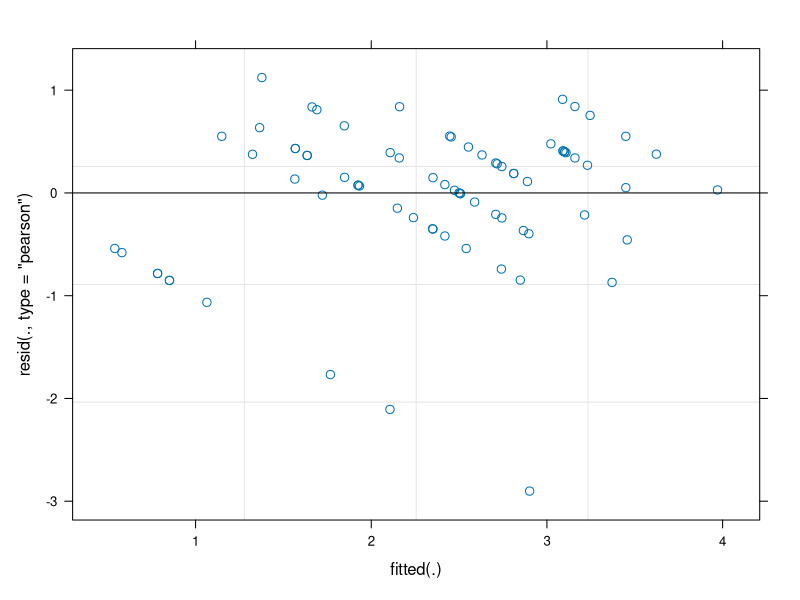
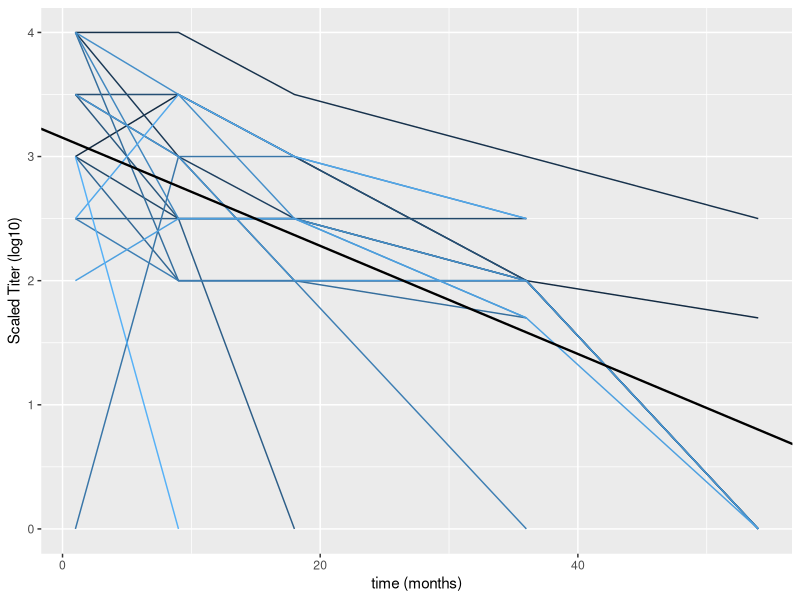
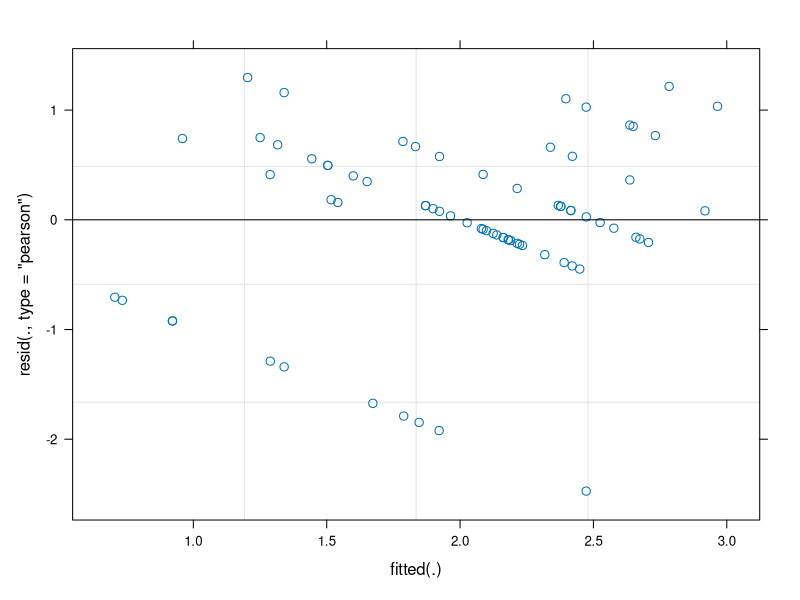
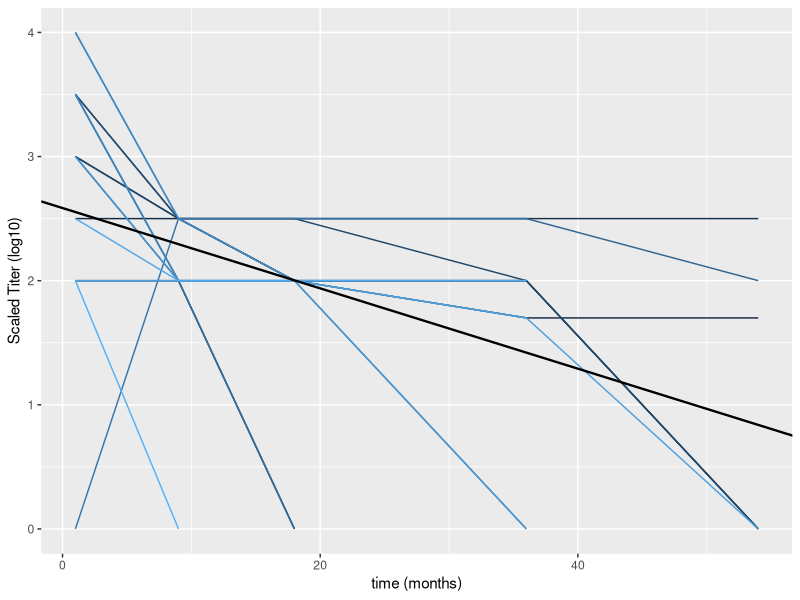
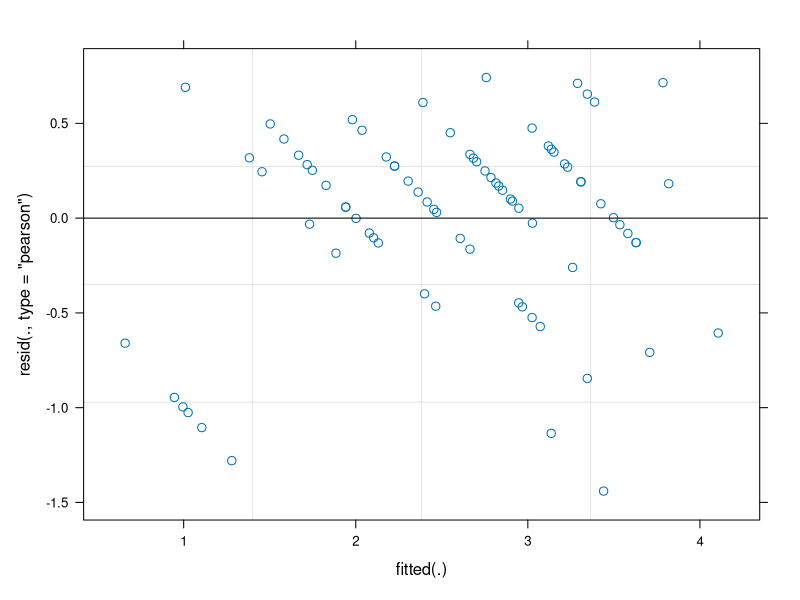
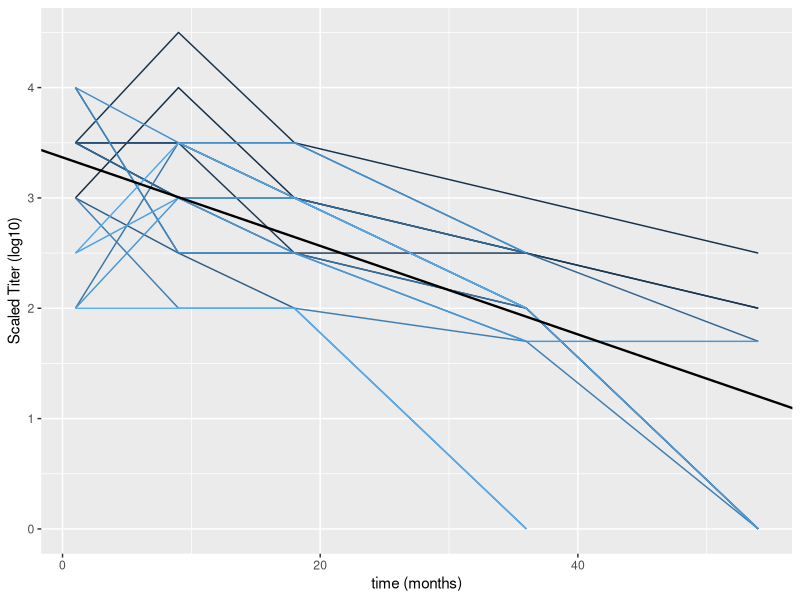

R code for these plots, in order:
#' Estimating the rate at which individuals drop an antibody dilution titre level
#' Using data from a point source outbreak (Lupidi et al) 
#' Collected data over five time points (a-e) over 5-year period from 18 individuals
#' Three different serovars
#' E Rees
#' 

library(tidyverse)
library(lme4)

## Read in data
dat <- read_csv("data/lupidi_full_data.csv")

## process data to find the max between a and b and the lowest titre time (individuals undetectable at different times)

dat <- dat %>%
  rowwise() %>% 
  mutate(highest_titre = max(a,b)) %>% 
  mutate(highest_titre_time = ifelse(b > a, 9,1))

dat <- dat %>% 
  mutate(lowest_titre = ifelse(!is.na(e), e, 
                               ifelse(!is.na(d), d, 
                                      ifelse(!is.na(c),c,b)))) %>% 
  mutate(lowest_titre_time = ifelse(!is.na(e), 54, 
                                    ifelse(!is.na(d), 36, 
                                           ifelse(!is.na(c),18,9))))

## Look at three different serovars independently
## 1. Bratislava

dat_bratislava_all <- dat %>% 
  filter(Serovar == "Bratislava") %>% 
  select(1:6)

dat_bratislava_all <- dat_bratislava_all %>%
  gather(key = "time", value = "logTitre", 2:6) %>% 
  mutate(time = ifelse(time == "a", 1, 
                       ifelse(time == "b", 9,
                              ifelse(time == "c" , 18, 
                                     ifelse(time == "d", 36, 54)))))


m1 <- lmer(logTitre ~ time + (1|ID), data = dat_bratislava_all)
summary(m1)
plot(m1)
confint(m1)

fig1 <- ggplot(data=dat_bratislava_all, aes(x=time, y=logTitre, group=ID, colour=ID)) +
  geom_line() +
  geom_abline(aes(slope=-0.043546,
                  intercept=3.151250), size=.8)+
  theme(legend.position="none") +
  labs(x="time (months)", y="Scaled Titer (log10)")

fig1

## calculating the time it takes to drop from 1:100 to 1:50 (log base 10) - since these are present in both datasets
calculateAbDrop <- function(slope,intercept,y1=2,y2=1.69897){
  x1 = (y1-intercept)/slope
  x2 =  (y2-intercept)/slope
  x1 - x2
}

calculateAbDrop(slope=-0.043546,intercept = 3.151250)

# upper CI
intercept = 3.48584385
slope = -0.03325409

# lower CI
intercept = 2.81748360
slope = -0.05343897


## 1. Australis

dat_australis_all <- dat %>% 
  filter(Serovar == "Australis") %>% 
  select(1:6)

dat_australis_all <- dat_australis_all %>%
  gather(key = "time", value = "logTitre", 2:6) %>% 
  mutate(time = ifelse(time == "a", 1, 
                       ifelse(time == "b", 9,
                              ifelse(time == "c" , 18, 
                                     ifelse(time == "d", 36, 54)))))


m2 <- lmer(logTitre ~ time + (1|ID), data = dat_australis_all)
summary(m2)
plot(m2)
confint(m2)


fig2 <- ggplot(data=dat_australis_all, aes(x=time, y=logTitre, group=ID, colour=ID)) +
  geom_line() +
  geom_abline(aes(slope=-0.032357,
                  intercept=2.584991), size=.8)+
  theme(legend.position="none") +
  labs(x="time (months)", y="Scaled Titer (log10)")

fig2

calculateAbDrop(slope=-0.032357,intercept = 2.584991)

# upper
intercept = 2.90335580
slope = -0.01996802

# lower
intercept = 2.26952936
slope = -0.04372622

## 3. Iora

dat_iora_all <- dat %>% 
  filter(Serovar == "Iora") %>% 
  select(1:6)

dat_iora_all <- dat_iora_all %>%
  gather(key = "time", value = "logTitre", 2:6) %>% 
  mutate(time = ifelse(time == "a", 1, 
                       ifelse(time == "b", 9,
                              ifelse(time == "c" , 18, 
                                     ifelse(time == "d", 36, 54)))))


m3 <- lmer(logTitre ~ time + (1|ID), data = dat_iora_all)
summary(m3)
plot(m3)
confint(m3)

# Very similar model results, could look at AIC to see which is better

fig3 <- ggplot(data=dat_iora_all, aes(x=time, y=logTitre, group=ID, colour=ID)) +
  geom_line() +
  geom_abline(aes(slope=-0.040110,
                  intercept=3.367196), size=.8)+
  theme(legend.position="none") +
  labs(x="time (months)", y="Scaled Titer (log10)")

fig3

calculateAbDrop(slope=-0.040110,intercept = 3.367196)

# upper
intercept = 3.65692042
slope = -0.03301864

# lower
intercept = 3.0779675
slope = -0.0471598

##Antibody titre drops 

# Bratislava 6.937 (5.633 - 9.052)
# Australis 9.303 (6.884 - 15.076)
# Iora 7.505 (6.383191- 9.116972)

mean(c(6.937,9.303,7.505))
mean(c(5.633,6.884,6.383191))
mean(c(9.052,15.076,9.116972))

